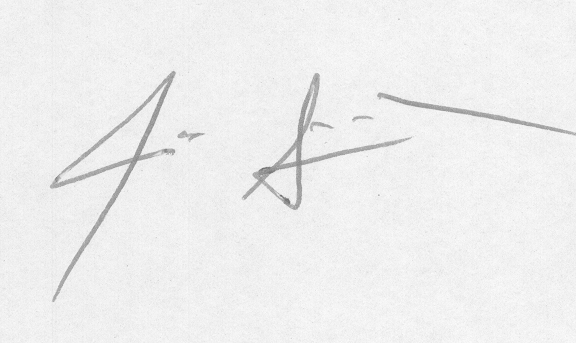
#> input picture backend_flask/uploads/juan/6c2cafcf2c3942068f4ce84449ef5e08_original_1_1.png, 576 x 343 px
$ python -i preprocess.py   (imports and definitions only)
#> lines starting #> are read from the running program, lines starting #| are printed output that depends on the picture; after the words box and inside, x2 and y2 are one past the last pixel; in counts of white or black regions, pixels touching at a corner belong together
#> in preprocess_signature_simple, gray is the input picture: shape (343, 576); min 111, max 253, mean 238.3
import cv2
import numpy as np
from PIL import Image
import io

def _is_clean_scan(gray):
    """Heurística rápida: ¿el fondo es casi blanco y homogéneo?"""
    h, w = gray.shape
#> h = 343; w = 576
    # Proporción de píxeles > 240 (muy claros)
    white_ratio = np.sum(gray > 240) / (h * w)
#> white_ratio = 0.506
    return white_ratio > 0.70   # 70 % del fondo muy claro ⇒ escaneada

def _deskew_and_crop(gray):
    """Detecta contorno dominante (hoja/firma) y hace warp + crop"""
    # 1. Suavizado y Canny
    blur = cv2.GaussianBlur(gray, (5,5), 0)
    edges = cv2.Canny(blur, 50, 150)
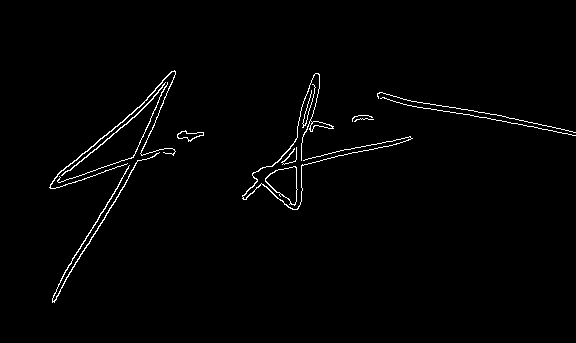
#> edges: shape (343, 576); 1.4% white in thin lines or dots, all inside (x1, y1, x2, y2) = (49, 70, 576, 303)
    # 2. Buscar contornos grandes
    cnts, _ = cv2.findContours(edges, cv2.RETR_EXTERNAL, cv2.CHAIN_APPROX_SIMPLE)
#> cnts = 13 contours, 6 with area under 20; largest, box (x1, y1, x2, y2) and area: (265, 166, 298, 206) 746, (242, 73, 413, 210) 192, (52, 152, 160, 303) 154, (177, 130, 204, 142) 136, (49, 70, 176, 189) 136, (61, 82, 166, 176) 88, (57, 82, 168, 183) 24
    if not cnts:
        return gray      # fallback
    # contorno con área máxima
    c = max(cnts, key=cv2.contourArea)
#> c = contour of 43 points, box (x1, y1, x2, y2) (265, 166, 298, 206), area 746
    x,y,w,h = cv2.boundingRect(c)
#> x = 265; y = 166; w = 33; h = 40
    cropped = gray[y:y+h, x:x+w]
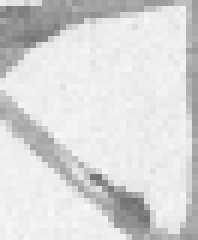
#> cropped: shape (40, 33) (shown 6 times larger); min 111, max 248, mean 216.6
    return cropped

def preprocess_signature_simple(image_input, size=128):
    """
    Pre‑procesamiento robusto:
    - Detecta tipo (scan vs foto)
    - Aplica pipeline extra sólo para fotos
    - Devuelve tensor (H, W, 1) float32 in [0,1]

    Args:
        image_input: Puede ser una ruta de archivo (str) o un stream de archivo
        size: Tamaño objetivo (por defecto 128, como en test_model4.py)
    """
    # --- 1. leer imagen en escala de grises ----------------------------
    if isinstance(image_input, str):
        gray = cv2.imread(image_input, cv2.IMREAD_GRAYSCALE)
        if gray is None:
            raise ValueError(f"No se pudo cargar {image_input}")
    else:  # stream
        image_input.seek(0)
        pil = Image.open(image_input).convert('L')
        gray = np.array(pil)

    # --- 2. decidir si es foto o scan ----------------------------------
    if _is_clean_scan(gray):
        processed = gray  # Escaneada -> nada extra
    else:
        # ---- pipeline extra para foto ----
        # a) Reducción opcional
        if max(gray.shape) > 1024:
            scale = 1024 / max(gray.shape)
            gray = cv2.resize(gray, None, fx=scale, fy=scale,
                              interpolation=cv2.INTER_AREA)
        # b) Deskew + crop
        gray = _deskew_and_crop(gray)
        # c) Denoise
        gray = cv2.medianBlur(gray, 3)
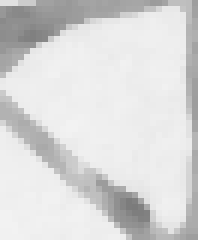
#> gray: shape (40, 33) (shown 6 times larger); min 123, max 242, mean 217.1
        # d) CLAHE (mejora contraste)
        clahe = cv2.createCLAHE(clipLimit=2.0, tileGridSize=(8,8))
        gray = clahe.apply(gray)
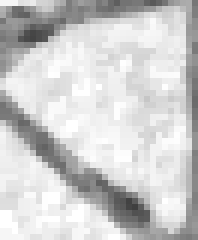
#> gray: shape (40, 33) (shown 6 times larger); min 63, max 255, mean 205.3
        # e) Binarizar opcional (adaptativo)
        gray = cv2.adaptiveThreshold(gray, 255,
                                     cv2.ADAPTIVE_THRESH_GAUSSIAN_C,
                                     cv2.THRESH_BINARY, 17, 15)
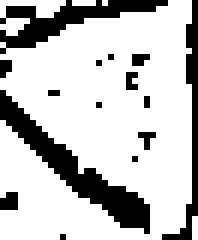
#> gray: shape (40, 33) (shown 6 times larger); 76.2% white; 15 black regions (12 under 20 px), largest, box (x1, y1, x2, y2) and area: (0, 15, 25, 39) 133, (0, 0, 28, 9) 88, (27, 0, 33, 40) 56
        processed = gray

    # --- 3. resize + normalizar ----------------------------------------
    processed = cv2.resize(processed, (size, size), interpolation=cv2.INTER_AREA)
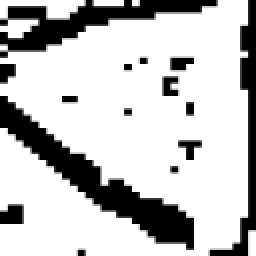
#> processed: shape (128, 128) (shown 2 times larger); min 0, max 255, mean 194.3
    img = processed.astype('float32') / 255.0
    return img[..., None]          # shape (size,size,1)

def preprocess_signature(image_input, size=128):
    """
    Función de compatibilidad que usa el mismo preprocesamiento robusto.
    Mantiene el nombre original para backward compatibility.

    Args:
        image_input: Puede ser una ruta de archivo (str) o un stream de archivo
        size: Tamaño objetivo (por defecto 128)
    """
    return preprocess_signature_simple(image_input, size)

>>> result = preprocess_signature_simple('uploads/juan/6c2cafcf2c3942068f4ce84449ef5e08_original_1_1.png')
